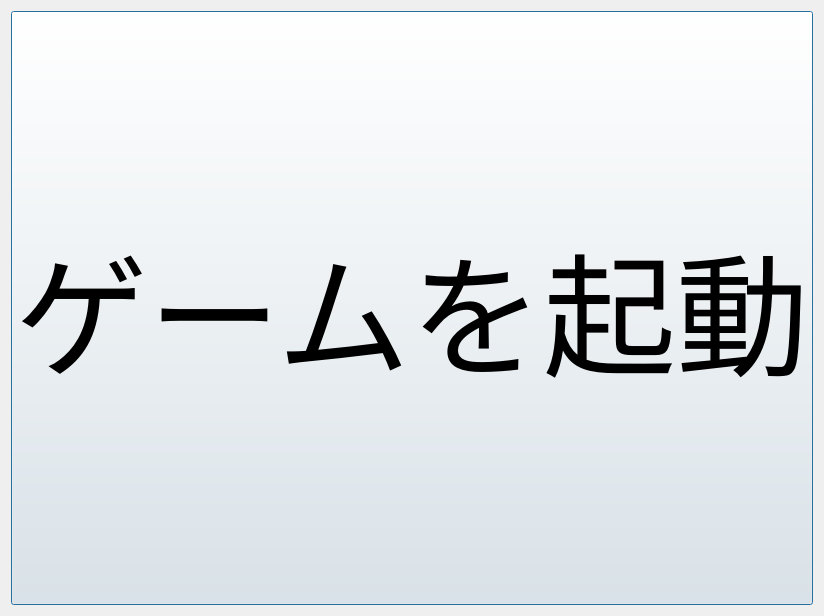
<?xml version="1.0" encoding="UTF-8"?>
<ui version="4.0">
 <class>SL</class>
 <widget class="QWidget" name="SL">
  <property name="geometry">
   <rect>
    <x>0</x>
    <y>0</y>
    <width>758</width>
    <height>616</height>
   </rect>
  </property>
  <property name="windowTitle">
   <string>ShootingLauncher</string>
  </property>
  <property name="styleSheet">
   <string notr="true"/>
  </property>
  <layout class="QGridLayout" name="gridLayout">
   <item row="0" column="0">
    <widget class="QPushButton" name="button">
     <property name="sizePolicy">
      <sizepolicy hsizetype="Minimum" vsizetype="Minimum">
       <horstretch>0</horstretch>
       <verstretch>0</verstretch>
      </sizepolicy>
     </property>
     <property name="font">
      <font>
       <pointsize>100</pointsize>
      </font>
     </property>
     <property name="cursor">
      <cursorShape>PointingHandCursor</cursorShape>
     </property>
     <property name="styleSheet">
      <string notr="true"/>
     </property>
     <property name="text">
      <string>ゲームを起動</string>
     </property>
     <property name="autoDefault">
      <bool>false</bool>
     </property>
     <property name="default">
      <bool>true</bool>
     </property>
     <property name="flat">
      <bool>false</bool>
     </property>
    </widget>
   </item>
  </layout>
 </widget>
 <resources/>
 <connections/>
</ui>
